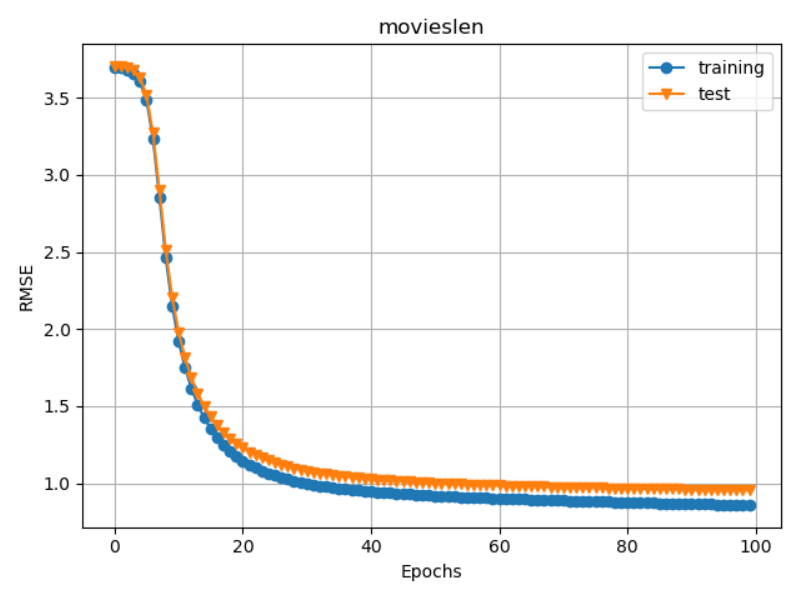

Source code (Python):
import numpy as np
import matplotlib.pyplot as plt
class PMF():
    def __init__(self, feature_vector=64, lr=0.001, lambda_reg_user=0.1, lambda_reg_item=0.1,epoch=100,user_num=0, item_num=0 ):
        self.feature_vector = feature_vector
        self.lr = lr
        self.lambda_reg_user = lambda_reg_user  #  regularization
        self.lambda_reg_item = lambda_reg_item
        self.epoch = epoch
        self.user_num = user_num
        self.item_num = item_num
        self.rmse_train=[]
        self.rmse_test=[]

    def train(self,train,test):
        U=np.random.normal(0,0.1,(num_user,self.feature_vector))
        V = np.random.normal(0, 0.1, (num_item, self.feature_vector))

        for iter in range(self.epoch):
            loss=0.0
            for data in train:
                user=data[0]
                item=data[1]
                rating=data[2]
                predict_rating=np.dot(U[user],V[item].T)
                error=rating-predict_rating
                loss+=error**2
                U[user]+=self.lr*(error*V[item]-self.lambda_reg_user*U[user])
                V[item]+=self.lr*(error*U[user]-self.lambda_reg_item*V[item])
                # U[user]+=self.lr*(error*V[item])
                # V[item]+=self.lr*(error*U[user])
                loss+=self.lambda_reg_user*np.square(U[user]).sum()+self.lambda_reg_item*np.square(V[item]).sum()
            loss=0.5*loss
            _train_rmse=self.eval_rmse(U, V, train)
            _test_rmse=self.eval_rmse(U, V, test)
            self.rmse_train.append(_train_rmse)
            self.rmse_test.append(_test_rmse)
            print('epoch:%d loss:%.3f train_rmse:%.3f test_rmse:%.3f'%(iter,loss,_train_rmse,_test_rmse))

    def eval_rmse(self,U,V,test):
        test_count=len(test)
        tmp_rmse=0.0
        # user = test[0][0]
        # item = test[0][1]
        # real_rating = test[0][2]
        # print(real_rating)
        # predict_rating = np.dot(U[user], V[item].T)
        # print(predict_rating)
        # tmp_rmse += np.square(real_rating - predict_rating)
        for te in test:
            user=te[0]
            item=te[1]
            real_rating=te[2]
            predict_rating=np.dot(U[user],V[item].T)
            tmp_rmse+=np.square(real_rating-predict_rating)
        rmse=np.sqrt(tmp_rmse/test_count)
        return rmse

def read_data(path,ratio):
    user_set={}
    item_set={}
    u_idx=0
    i_idx=0
    data=[]
    with open(path) as f:
        #get num
        for line in f.readlines():
            u,i,r,_= line.split('\t')
            if u not in user_set:
                user_set[u]=u_idx
                u_idx+=1
            if i not in item_set:
                item_set[i]=i_idx
                i_idx+=1
            data.append([user_set[u],item_set[i],float(r)])

    np.random.shuffle(data)
    train=data[0:int(len(data)*ratio)]
    test=data[int(len(data)*ratio):]
    return u_idx,i_idx,train,test
def plot(pmf):
    plt.plot(range(pmf.epoch), pmf.rmse_train, marker='o', label='training')
    plt.plot(range(pmf.epoch), pmf.rmse_test, marker='v', label='test')
    plt.title('movieslen')
    plt.xlabel('Epochs')
    plt.ylabel('RMSE')
    plt.legend()
    plt.grid()
    plt.show()
if __name__=='__main__':
    num_user,num_item,train,test=read_data('data/ml-100k/u.data',0.8)
    pmf=PMF(user_num=num_user,item_num=num_item)
    pmf.train(train,test)
    plot(pmf)
